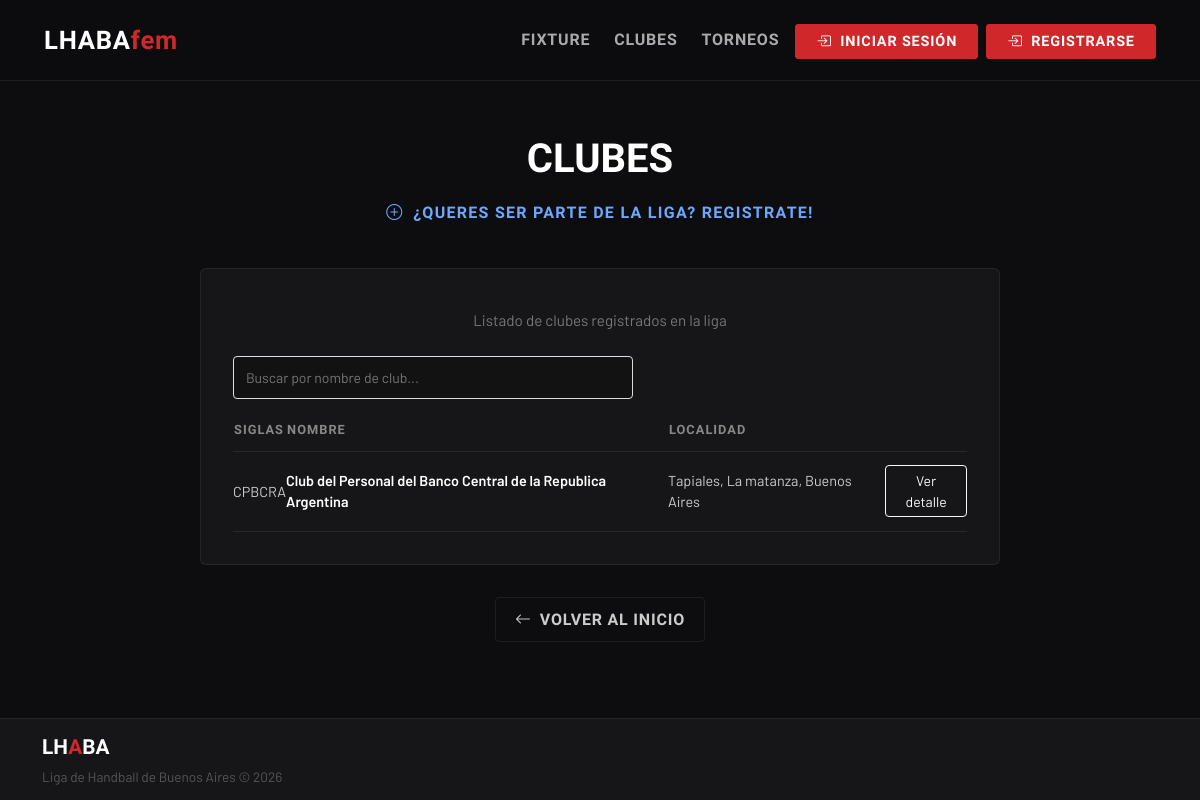
/clubes, run on the app's committed database.
### clubes/models.py (models this page shows, shortened)
class ClubesRegistrados(models.Model):
    id = models.AutoField(primary_key=True)
    nombre_siglas = models.CharField(unique=True)
    nombre_completo = models.CharField()
    nombre_corto = models.CharField(max_length=30,null=True)
    localidad = models.CharField()
    email = models.EmailField()
    fecha_ingreso = models.DateField(auto_now_add=True)
    coordinador_deportivo = models.OneToOneField(
        "accounts.Profile",
        on_delete=models.CASCADE,
        null=False,
        blank=False,
        related_name="club"
    )

### clubes/views.py (the view)
# urls.py: path("clubes",clubes_list,name="clubes_list"),
def clubes_list(request):
    nombre = request.GET.get("search")
    clubes_query = ClubesRegistrados.objects.all()
    if nombre is not None:
        clubes_query = ClubesRegistrados.objects.filter(
            nombre_completo__icontains=nombre
        )
    contexto = {
        "clubes_list" : list(clubes_query)
    }
    return render(request, "clubes/clubes_list.html", contexto)

### clubes/templates/clubes/clubes_list.html (shortened to what this page needs)
{% extends 'index.html' %}
{% block princ_content %}
  <div class="container-xl">
    <div class="page-header">
      <div class="page-title">Clubes</div>
        {% if not user.is_authenticated %}
        <a href="{% url 'register' %}" class="btn-cta btn-cta-danger">
          <i class="bi bi-plus-circle"></i> ¿Queres ser parte de la liga? Registrate!
        </a>
        {% endif %}
    </div>
    <div class="table-card">
    <div class="text-center mb-4">
      <div class="page-subtitle">Listado de clubes registrados en la liga</div>
    </div>
    <div class="search-container" style="display: flex; gap: 10px; margin-bottom: 20px; max-width: 400px;">
      <form method="GET" style="display: flex; gap: 10px; width: 100%;">
        <input
          type="text"
          name="search"
          placeholder="Buscar por nombre de club..."
          value="{{ request.GET.search }}"
          class="search-input"
          style="flex: 1; padding: 10px 12px; border: 1px solid #ddd; border-radius: 4px; font-size: 14px;"
        >
      </form>
    </div>
      <table>
        <thead>
          <tr>
            <th>Siglas</th>
            <th>Nombre</th>
            <th>Localidad</th>
            <th></th>
          </tr>
        </thead>
        <tbody>
          {% for club in clubes_list %}
          <tr>
            <td>{{ club.nombre_siglas }}</td>
            <td class="club-name">{{ club.nombre_completo }}</td>
            <td>{{ club.localidad }}</td>
            <td>
              <a href="{% url 'club_detalle' club.nombre_siglas %}" class="btn btn-sm btn-outline-light">
                Ver detalle
              </a>
            </td>
          </tr>
          {% empty %}
          <tr>
            <td colspan="7">No hay clubes registrados.</td>
          </tr>
          {% endfor %}
        </tbody>
      </table>
    </div>
    <div class="text-center">
      <a href="{% url 'home' %}" class="back-btn">
        <i class="bi bi-arrow-left"></i> Volver al inicio
      </a>
    </div>
  </div>
{% endblock %}

### templates/index.html (style rules this page uses)
:root { --lhaba-red: #D0282A; --lhaba-red-dark: #A01E20; --lhaba-gold: #E8A020; --bg-dark: #0D0D0F; --bg-card: #161618; --bg-card-hover: #1E1E22; --border-subtle: rgba(255,255,255,0.07); }
* { box-sizing: border-box; }
body { background-color: var(--bg-dark); font-family: 'Barlow', sans-serif; color: #E0E0E0; min-height: 100vh; overflow-x: hidden; display: flex; flex-direction: column; }
html, body { height: 100%; }
.btn-cta { font-family: 'Barlow Condensed', sans-serif; font-weight: 700; font-size: 1rem; letter-spacing: 0.08em; text-transform: uppercase; padding: 0.7rem 1.6rem; border-radius: 4px; display: inline-flex; align-items: center; gap: 0.6rem; transition: all 0.2s ease; text-decoration: none; min-width: 170px; justify-content: center; }
.page-header { padding: 3rem 0 2rem; text-align: center; }
.page-title { font-family: 'Barlow Condensed', sans-serif; font-weight: 800; font-size: 2.8rem; text-transform: uppercase; color: #fff; }
.page-subtitle { color: #777; margin-top: 0.5rem; font-size: 0.95rem; }
.table-card { background-color: var(--bg-card); border: 1px solid var(--border-subtle); border-radius: 6px; padding: 2rem; }
table { width: 100%; border-collapse: collapse; }
thead { border-bottom: 1px solid var(--border-subtle); }
thead th { font-family: 'Barlow Condensed', sans-serif; font-weight: 600; font-size: 0.8rem; letter-spacing: 0.08em; text-transform: uppercase; color: #888; padding-bottom: 0.75rem; }
tbody tr { border-bottom: 1px solid var(--border-subtle); transition: background 0.2s; }
tbody td { padding: 0.85rem 0; font-size: 0.9rem; color: #ccc; }
.club-name { font-weight: 600; color: #fff; }
.back-btn { margin-top: 2rem; display: inline-flex; align-items: center; gap: 0.5rem; font-family: 'Barlow Condensed', sans-serif; font-weight: 600; letter-spacing: 0.05em; text-transform: uppercase; color: #ccc; text-decoration: none; border: 1px solid var(--border-subtle); padding: 0.6rem 1.2rem; border-radius: 4px; transition: all 0.2s; }
.table-card { background-color: var(--bg-card); border: 1px solid var(--border-subtle); border-radius: 6px; padding: 2rem; max-width: 800px; margin: 0 auto; }
.page-title { font-family: 'Barlow Condensed', sans-serif; font-weight: 800; font-size: 2.5rem; text-transform: uppercase; color: #fff; }
.back-btn { margin-top: 2rem; display: inline-flex; align-items: center; gap: 0.5rem; font-family: 'Barlow Condensed', sans-serif; font-weight: 600; text-transform: uppercase; color: #ccc; text-decoration: none; border: 1px solid var(--border-subtle); padding: 0.6rem 1.2rem; border-radius: 4px; transition: all 0.2s; }
.container-xl { position: relative; z-index: 1; }

### data on the page
ClubesRegistrados: nombre_siglas "CPBCRA", nombre_completo "Club del Personal del Banco Central de la Republica Argentina", localidad "Tapiales, La matanza, Buenos Aires"
